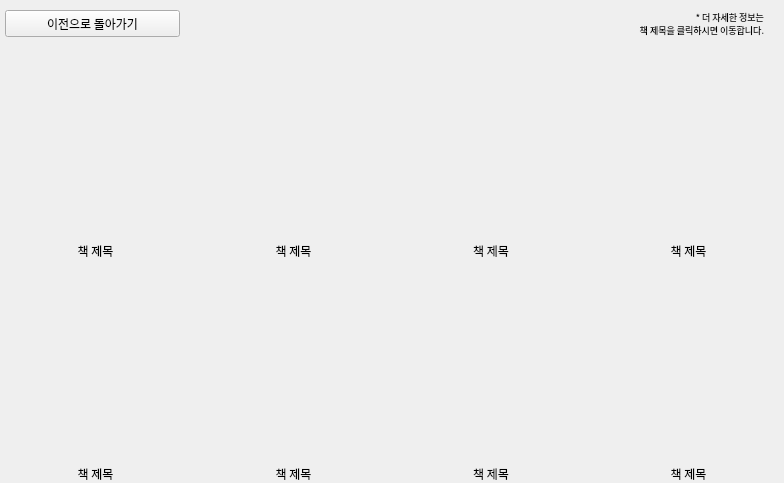
            <widget class="QWidget" name="page_5">
             <layout class="QVBoxLayout" name="verticalLayout_17">
              <property name="leftMargin">
               <number>0</number>
              </property>
              <property name="topMargin">
               <number>0</number>
              </property>
              <property name="rightMargin">
               <number>0</number>
              </property>
              <property name="bottomMargin">
               <number>0</number>
              </property>
              <item>
               <layout class="QVBoxLayout" name="verticalLayout_15" stretch="3,8,2,8,2">
                <property name="spacing">
                 <number>7</number>
                </property>
                <item>
                 <layout class="QHBoxLayout" name="horizontalLayout_23" stretch="0,0,0,0">
                  <property name="spacing">
                   <number>20</number>
                  </property>
                  <property name="leftMargin">
                   <number>5</number>
                  </property>
                  <property name="topMargin">
                   <number>10</number>
                  </property>
                  <property name="rightMargin">
                   <number>20</number>
                  </property>
                  <item>
                   <widget class="QPushButton" name="btn_back">
                    <property name="sizePolicy">
                     <sizepolicy hsizetype="Minimum" vsizetype="Preferred">
                      <horstretch>0</horstretch>
                      <verstretch>0</verstretch>
                     </sizepolicy>
                    </property>
                    <property name="font">
                     <font>
                      <family>Gmarket Sans TTF</family>
                     </font>
                    </property>
                    <property name="styleSheet">
                     <string notr="true">border-image: url(:/botton/masking_green.png);</string>
                    </property>
                    <property name="text">
                     <string>이전으로 돌아가기</string>
                    </property>
                   </widget>
                  </item>
                  <item>
                   <widget class="QWidget" name="widget_7" native="true"/>
                  </item>
                  <item>
                   <widget class="QWidget" name="widget_9" native="true"/>
                  </item>
                  <item>
                   <widget class="QLabel" name="lbl_info_2">
                    <property name="font">
                     <font>
                      <family>Gmarket Sans TTF</family>
                      <pointsize>7</pointsize>
                      <weight>50</weight>
                      <bold>false</bold>
                     </font>
                    </property>
                    <property name="styleSheet">
                     <string notr="true">ncolor: rgb(116, 116, 116);</string>
                    </property>
                    <property name="text">
                     <string>* 더 자세한 정보는 
책 제목을 클릭하시면 이동합니다.</string>
                    </property>
                    <property name="alignment">
                     <set>Qt::AlignRight|Qt::AlignTrailing|Qt::AlignVCenter</set>
                    </property>
                    <property name="margin">
                     <number>20</number>
                    </property>
                   </widget>
                  </item>
                 </layout>
                </item>
                <item>
                 <layout class="QHBoxLayout" name="horizontalLayout_19">
                  <property name="spacing">
                   <number>80</number>
                  </property>
                  <property name="leftMargin">
                   <number>30</number>
                  </property>
                  <property name="rightMargin">
                   <number>30</number>
                  </property>
                  <item>
                   <widget class="QLabel" name="lbl_image_9">
                    <property name="sizePolicy">
                     <sizepolicy hsizetype="Minimum" vsizetype="Minimum">
                      <horstretch>0</horstretch>
                      <verstretch>0</verstretch>
                     </sizepolicy>
                    </property>
                    <property name="minimumSize">
                     <size>
                      <width>121</width>
                      <height>191</height>
                     </size>
                    </property>
                    <property name="text">
                     <string/>
                    </property>
                    <property name="alignment">
                     <set>Qt::AlignCenter</set>
                    </property>
                   </widget>
                  </item>
                  <item>
                   <widget class="QLabel" name="lbl_image_10">
                    <property name="sizePolicy">
                     <sizepolicy hsizetype="Minimum" vsizetype="Minimum">
                      <horstretch>0</horstretch>
                      <verstretch>0</verstretch>
                     </sizepolicy>
                    </property>
                    <property name="minimumSize">
                     <size>
                      <width>121</width>
                      <height>191</height>
                     </size>
                    </property>
                    <property name="text">
                     <string/>
                    </property>
                    <property name="alignment">
                     <set>Qt::AlignCenter</set>
                    </property>
                   </widget>
                  </item>
                  <item>
                   <widget class="QLabel" name="lbl_image_13">
                    <property name="sizePolicy">
                     <sizepolicy hsizetype="Minimum" vsizetype="Minimum">
                      <horstretch>0</horstretch>
                      <verstretch>0</verstretch>
                     </sizepolicy>
                    </property>
                    <property name="minimumSize">
                     <size>
                      <width>121</width>
                      <height>191</height>
                     </size>
                    </property>
                    <property name="text">
                     <string/>
                    </property>
                    <property name="alignment">
                     <set>Qt::AlignCenter</set>
                    </property>
                   </widget>
                  </item>
                  <item>
                   <widget class="QLabel" name="lbl_image_14">
                    <property name="sizePolicy">
                     <sizepolicy hsizetype="Minimum" vsizetype="Minimum">
                      <horstretch>0</horstretch>
                      <verstretch>0</verstretch>
                     </sizepolicy>
                    </property>
                    <property name="minimumSize">
                     <size>
                      <width>121</width>
                      <height>191</height>
                     </size>
                    </property>
                    <property name="text">
                     <string/>
                    </property>
                    <property name="alignment">
                     <set>Qt::AlignCenter</set>
                    </property>
                   </widget>
                  </item>
                 </layout>
                </item>
                <item>
                 <layout class="QHBoxLayout" name="horizontalLayout_21">
                  <item>
                   <widget class="QLabel" name="lbl_title_9">
                    <property name="font">
                     <font>
                      <family>Gmarket Sans TTF</family>
                     </font>
                    </property>
                    <property name="text">
                     <string>책 제목</string>
                    </property>
                    <property name="alignment">
                     <set>Qt::AlignCenter</set>
                    </property>
                   </widget>
                  </item>
                  <item>
                   <widget class="QLabel" name="lbl_title_10">
                    <property name="font">
                     <font>
                      <family>Gmarket Sans TTF</family>
                     </font>
                    </property>
                    <property name="text">
                     <string>책 제목</string>
                    </property>
                    <property name="alignment">
                     <set>Qt::AlignCenter</set>
                    </property>
                   </widget>
                  </item>
                  <item>
                   <widget class="QLabel" name="lbl_title_13">
                    <property name="font">
                     <font>
                      <family>Gmarket Sans TTF</family>
                     </font>
                    </property>
                    <property name="text">
                     <string>책 제목</string>
                    </property>
                    <property name="alignment">
                     <set>Qt::AlignCenter</set>
                    </property>
                   </widget>
                  </item>
                  <item>
                   <widget class="QLabel" name="lbl_title_14">
                    <property name="font">
                     <font>
                      <family>Gmarket Sans TTF</family>
                     </font>
                    </property>
                    <property name="text">
                     <string>책 제목</string>
                    </property>
                    <property name="alignment">
                     <set>Qt::AlignCenter</set>
                    </property>
                   </widget>
                  </item>
                 </layout>
                </item>
                <item>
                 <layout class="QHBoxLayout" name="horizontalLayout_20">
                  <property name="spacing">
                   <number>80</number>
                  </property>
                  <property name="leftMargin">
                   <number>30</number>
                  </property>
                  <property name="rightMargin">
                   <number>30</number>
                  </property>
                  <item>
                   <widget class="QLabel" name="lbl_image_11">
                    <property name="sizePolicy">
                     <sizepolicy hsizetype="Minimum" vsizetype="Minimum">
                      <horstretch>0</horstretch>
                      <verstretch>0</verstretch>
                     </sizepolicy>
                    </property>
                    <property name="minimumSize">
                     <size>
                      <width>121</width>
                      <height>191</height>
                     </size>
                    </property>
                    <property name="text">
                     <string/>
                    </property>
                    <property name="alignment">
                     <set>Qt::AlignCenter</set>
                    </property>
                   </widget>
                  </item>
                  <item>
                   <widget class="QLabel" name="lbl_image_12">
                    <property name="sizePolicy">
                     <sizepolicy hsizetype="Minimum" vsizetype="Minimum">
                      <horstretch>0</horstretch>
                      <verstretch>0</verstretch>
                     </sizepolicy>
                    </property>
                    <property name="minimumSize">
                     <size>
                      <width>121</width>
                      <height>191</height>
                     </size>
                    </property>
                    <property name="text">
                     <string/>
                    </property>
                    <property name="alignment">
                     <set>Qt::AlignCenter</set>
                    </property>
                   </widget>
                  </item>
                  <item>
                   <widget class="QLabel" name="lbl_image_15">
                    <property name="sizePolicy">
                     <sizepolicy hsizetype="Minimum" vsizetype="Minimum">
                      <horstretch>0</horstretch>
                      <verstretch>0</verstretch>
                     </sizepolicy>
                    </property>
                    <property name="minimumSize">
                     <size>
                      <width>121</width>
                      <height>191</height>
                     </size>
                    </property>
                    <property name="text">
                     <string/>
                    </property>
                    <property name="alignment">
                     <set>Qt::AlignCenter</set>
                    </property>
                   </widget>
                  </item>
                  <item>
                   <widget class="QLabel" name="lbl_image_16">
                    <property name="sizePolicy">
                     <sizepolicy hsizetype="Minimum" vsizetype="Minimum">
                      <horstretch>0</horstretch>
                      <verstretch>0</verstretch>
                     </sizepolicy>
                    </property>
                    <property name="minimumSize">
                     <size>
                      <width>121</width>
                      <height>191</height>
                     </size>
                    </property>
                    <property name="text">
                     <string/>
                    </property>
                    <property name="alignment">
                     <set>Qt::AlignCenter</set>
                    </property>
                   </widget>
                  </item>
                 </layout>
                </item>
                <item>
                 <layout class="QHBoxLayout" name="horizontalLayout_22">
                  <item>
                   <widget class="QLabel" name="lbl_title_11">
                    <property name="font">
                     <font>
                      <family>Gmarket Sans TTF</family>
                     </font>
                    </property>
                    <property name="text">
                     <string>책 제목</string>
                    </property>
                    <property name="alignment">
                     <set>Qt::AlignCenter</set>
                    </property>
                   </widget>
                  </item>
                  <item>
                   <widget class="QLabel" name="lbl_title_12">
                    <property name="font">
                     <font>
                      <family>Gmarket Sans TTF</family>
                     </font>
                    </property>
                    <property name="text">
                     <string>책 제목</string>
                    </property>
                    <property name="alignment">
                     <set>Qt::AlignCenter</set>
                    </property>
                   </widget>
                  </item>
                  <item>
                   <widget class="QLabel" name="lbl_title_15">
                    <property name="font">
                     <font>
                      <family>Gmarket Sans TTF</family>
                     </font>
                    </property>
                    <property name="text">
                     <string>책 제목</string>
                    </property>
                    <property name="alignment">
                     <set>Qt::AlignCenter</set>
                    </property>
                   </widget>
                  </item>
                  <item>
                   <widget class="QLabel" name="lbl_title_16">
                    <property name="font">
                     <font>
                      <family>Gmarket Sans TTF</family>
                     </font>
                    </property>
                    <property name="text">
                     <string>책 제목</string>
                    </property>
                    <property name="alignment">
                     <set>Qt::AlignCenter</set>
                    </property>
                   </widget>
                  </item>
                 </layout>
                </item>
               </layout>
              </item>
             </layout>
            </widget>
